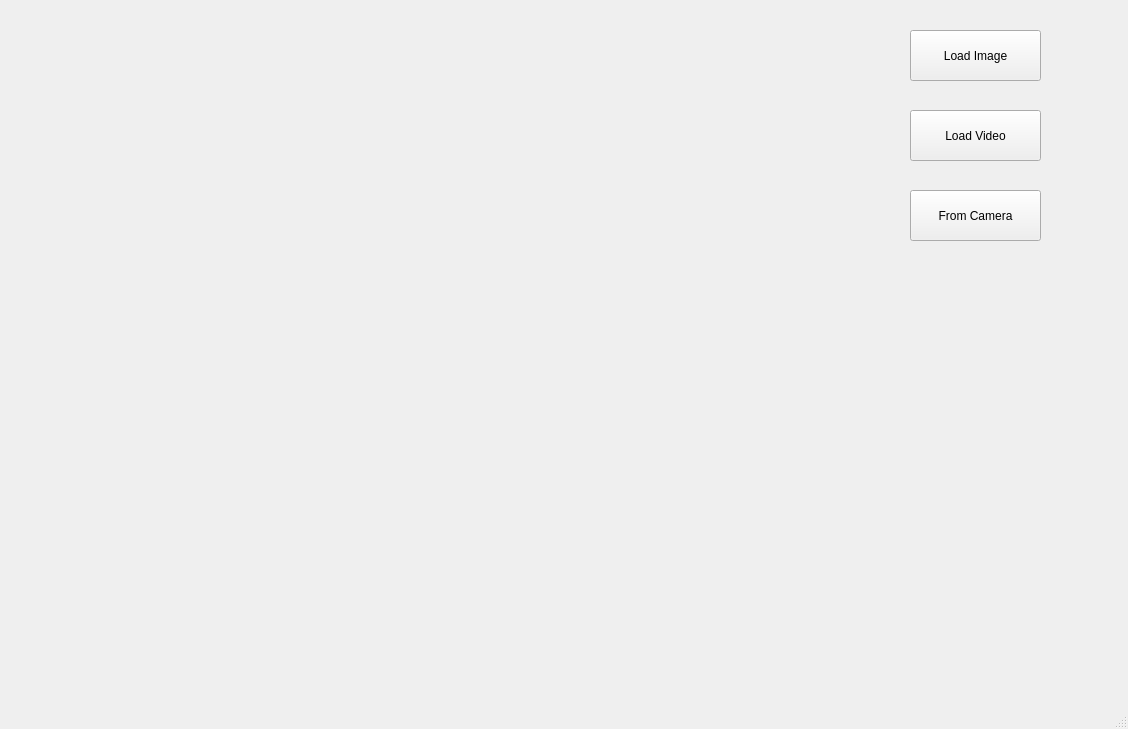
<?xml version="1.0" encoding="UTF-8"?>
<ui version="4.0">
 <class>RecognizerWindow</class>
 <widget class="QMainWindow" name="RecognizerWindow">
  <property name="geometry">
   <rect>
    <x>0</x>
    <y>0</y>
    <width>1128</width>
    <height>729</height>
   </rect>
  </property>
  <property name="windowTitle">
   <string>Recognizer</string>
  </property>
  <widget class="QWidget" name="centralwidget">
   <widget class="QLabel" name="DisplayLabel">
    <property name="geometry">
     <rect>
      <x>40</x>
      <y>40</y>
      <width>771</width>
      <height>481</height>
     </rect>
    </property>
    <property name="text">
     <string/>
    </property>
   </widget>
   <widget class="QPushButton" name="PictureButton">
    <property name="geometry">
     <rect>
      <x>910</x>
      <y>30</y>
      <width>131</width>
      <height>51</height>
     </rect>
    </property>
    <property name="text">
     <string>Load Image</string>
    </property>
   </widget>
   <widget class="QPushButton" name="CameraButton">
    <property name="geometry">
     <rect>
      <x>910</x>
      <y>190</y>
      <width>131</width>
      <height>51</height>
     </rect>
    </property>
    <property name="text">
     <string>From Camera</string>
    </property>
   </widget>
   <widget class="QPushButton" name="VideoButton">
    <property name="geometry">
     <rect>
      <x>910</x>
      <y>110</y>
      <width>131</width>
      <height>51</height>
     </rect>
    </property>
    <property name="text">
     <string>Load Video</string>
    </property>
   </widget>
  </widget>
  <widget class="QMenuBar" name="menubar">
   <property name="geometry">
    <rect>
     <x>0</x>
     <y>0</y>
     <width>1128</width>
     <height>26</height>
    </rect>
   </property>
  </widget>
  <widget class="QStatusBar" name="statusbar"/>
 </widget>
 <resources/>
 <connections/>
</ui>
